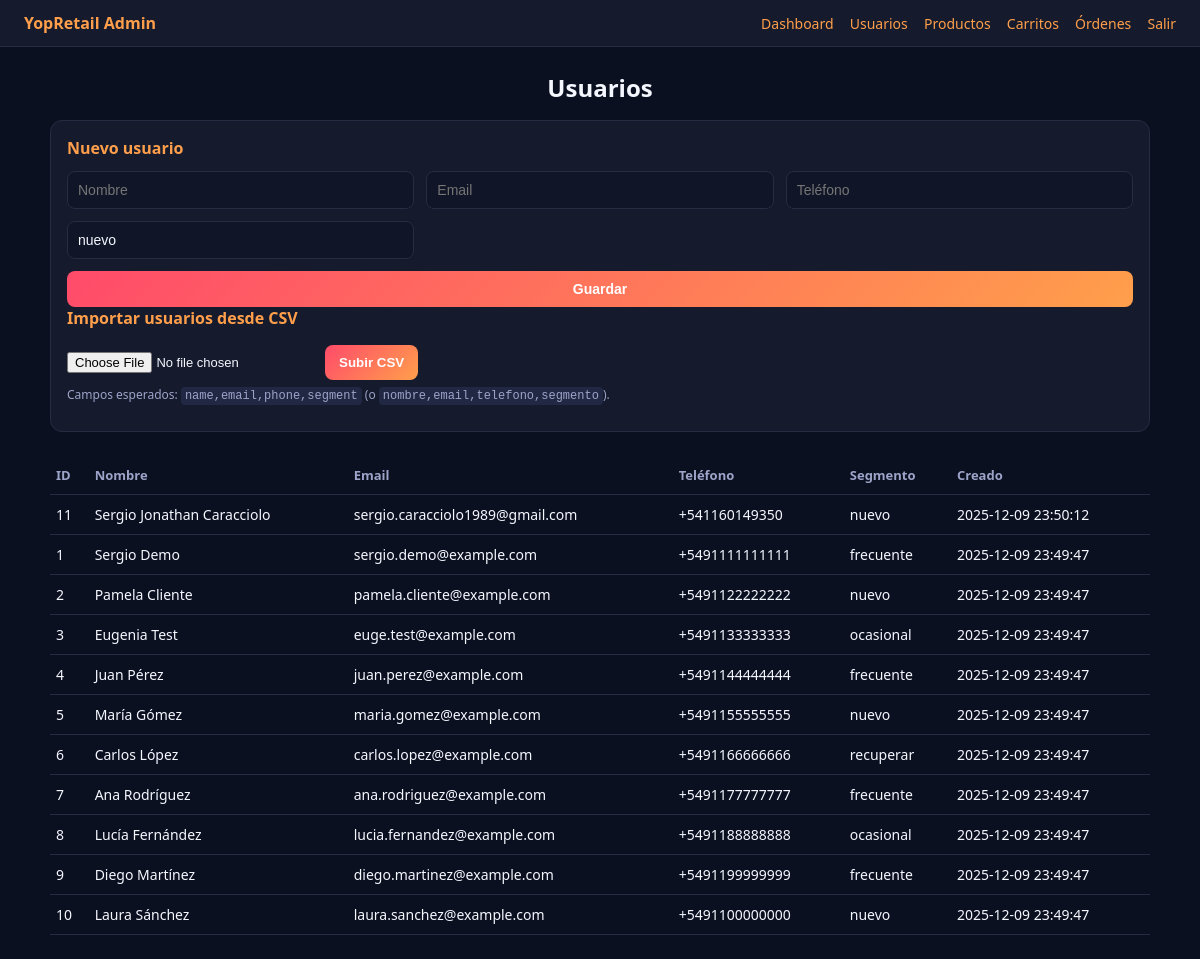
/admin/users (signed in), run on an earlier commit of the app's database.
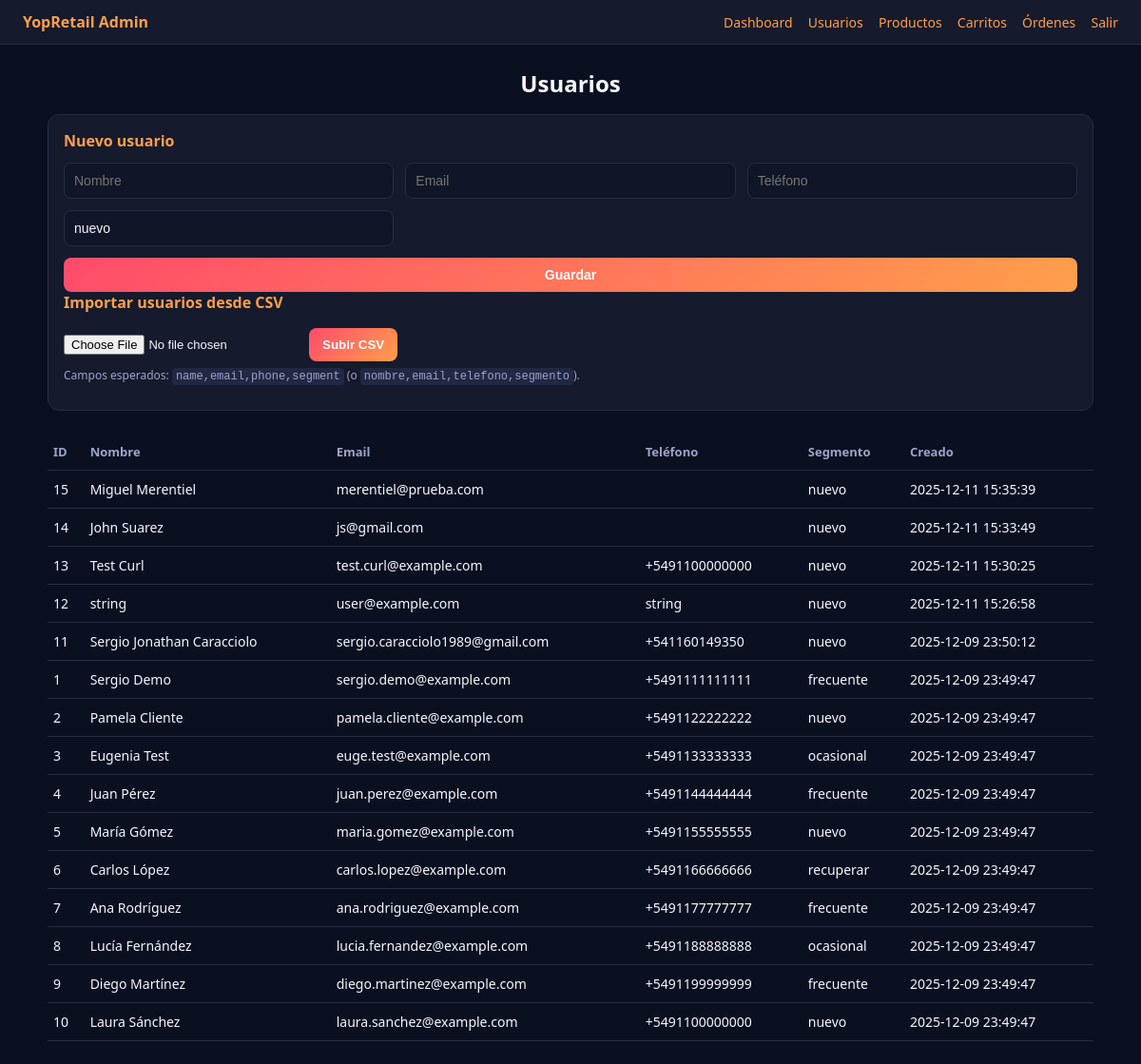
And on a later commit of the database.
### tables this page shows
CREATE TABLE users (
    id          INTEGER PRIMARY KEY AUTOINCREMENT,
    name        TEXT NOT NULL,
    email       TEXT NOT NULL UNIQUE,
    phone       TEXT,
    segment     TEXT DEFAULT 'nuevo',
    created_at  TEXT DEFAULT (datetime('now'))
);

### backoffice_app.py (the view)
@app.get("/admin/users", response_class=HTMLResponse)
def admin_users(request: Request, _: bool = Depends(get_current_admin)):
    with get_connection() as conn:
        rows = conn.execute(
            "SELECT id, name, email, phone, segment, created_at "
            "FROM users ORDER BY created_at DESC"
        ).fetchall()
    return templates.TemplateResponse(
        "users.html",
        {"request": request, "users": rows},
    )

### templates/users.html (shortened to what this page needs)
{% extends "admin_base.html" %}
{% block content %}
<h2>Usuarios</h2>
<section class="form-section">
  <h3>Nuevo usuario</h3>
  <form method="post" action="/admin/users" class="form-grid">
    <input type="text" name="name" placeholder="Nombre" required>
    <input type="email" name="email" placeholder="Email" required>
    <input type="text" name="phone" placeholder="Teléfono">
    <input type="text" name="segment" placeholder="Segmento" value="nuevo">
    <button type="submit">Guardar</button>
  </form>
  <h3>Importar usuarios desde CSV</h3>
  <form method="post" action="/admin/users/import" enctype="multipart/form-data" class="upload-form">
    <input type="file" name="file" accept=".csv" required>
    <button type="submit">Subir CSV</button>
    <p class="help-text">
      Campos esperados: <code>name,email,phone,segment</code> (o <code>nombre,email,telefono,segmento</code>).
    </p>
  </form>
</section>
<table class="table">
  <thead>
    <tr>
      <th>ID</th><th>Nombre</th><th>Email</th><th>Teléfono</th><th>Segmento</th><th>Creado</th>
    </tr>
  </thead>
  <tbody>
  {% for u in users %}
    <tr>
      <td>{{ u.id }}</td>
      <td>{{ u.name }}</td>
      <td>{{ u.email }}</td>
      <td>{{ u.phone }}</td>
      <td>{{ u.segment }}</td>
      <td>{{ u.created_at }}</td>
    </tr>
  {% endfor %}
  </tbody>
</table>
{% endblock %}

### templates/admin_base.html (shortened to what this page needs)
<!DOCTYPE html>
<html lang="es">
<head>
  <link rel="stylesheet" href="/static/admin.css">
</head>
<body>
  <header class="topbar">
    <div class="topbar-left">
      <span class="logo">YopRetail Admin</span>
    </div>
    <div class="topbar-right">
      <a href="/admin">Dashboard</a>
      <a href="/admin/users">Usuarios</a>
      <a href="/admin/products">Productos</a>
      <a href="/admin/carts">Carritos</a>
      <a href="/admin/orders">Órdenes</a>
      <a href="/admin/logout">Salir</a>
    </div>
  </header>
  <main class="content">
    {% block content %}{% endblock %}
  </main>
</body>
</html>

### static/admin.css (style rules this page uses)
body { margin: 0; font-family: system-ui, -apple-system, BlinkMacSystemFont, "Segoe UI", sans-serif; background: #0b1020; color: #f5f7ff; }
a { color: #ff9f4b; text-decoration: none; }
code { background: #202844; padding: 2px 4px; border-radius: 4px; font-size: 12px; }
.topbar { display: flex; justify-content: space-between; align-items: center; padding: 12px 24px; background: #151a2c; border-bottom: 1px solid #262c42; }
.topbar a { margin-left: 12px; font-size: 14px; color: #ff9f4b; }
.logo { font-weight: 700; color: #ff9f4b; }
.content { max-width: 1100px; margin: 24px auto; padding: 0 16px; }
h2 { margin-bottom: 16px; text-align: center; color: #f5f7ff; }
.table { width: 100%; border-collapse: collapse; margin-top: 24px; font-size: 14px; }
.table th, .table td { padding: 10px 6px; border-bottom: 1px solid #262c42; }
.table th { color: #9da4c9; text-align: left; font-size: 13px; }
.form-section { background: #151a2c; padding: 16px; border-radius: 12px; border: 1px solid #262c42; margin-bottom: 24px; }
.form-section h3 { margin-top: 0; margin-bottom: 12px; font-size: 16px; color: #ff9f4b; }
.form-grid { display: grid; grid-template-columns: repeat(3, minmax(0, 1fr)); gap: 12px; margin-top: 8px; }
.form-grid input, .form-grid textarea, .form-grid button { padding: 10px; border-radius: 8px; border: 1px solid #262c42; background: #101627; color: #f5f7ff; font-size: 14px; }
.form-grid button { grid-column: span 3; background: linear-gradient(135deg, #ff4b6a, #ff9f4b); color: white; border: none; cursor: pointer; font-weight: 600; }
.upload-form { margin-top: 16px; display: flex; flex-wrap: wrap; gap: 12px; align-items: center; }
.upload-form input[type="file"] { background: transparent; color: #f5f7ff; font-size: 13px; }
.upload-form button { padding: 10px 14px; border-radius: 8px; border: none; background: linear-gradient(135deg, #ff4b6a, #ff9f4b); color: white; font-weight: 600; cursor: pointer; }
.help-text { width: 100%; font-size: 12px; color: #9da4c9; margin-top: -6px; }

What changed in the data, as far as the page shows it:
added users: id "15", name "Miguel Merentiel", email "merentiel@prueba.com", segment "nuevo", created_at "2025-12-11 15:35:39"
added users: id "14", name "John Suarez", email "js@gmail.com", segment "nuevo", created_at "2025-12-11 15:33:49"
added users: id "13", name "Test Curl", email "test.curl@example.com", phone "+5491100000000", segment "nuevo", created_at "2025-12-11 15:30:25"
added users: id "12", name "string", email "user@example.com", phone "string", segment "nuevo", created_at "2025-12-11 15:26:58"
